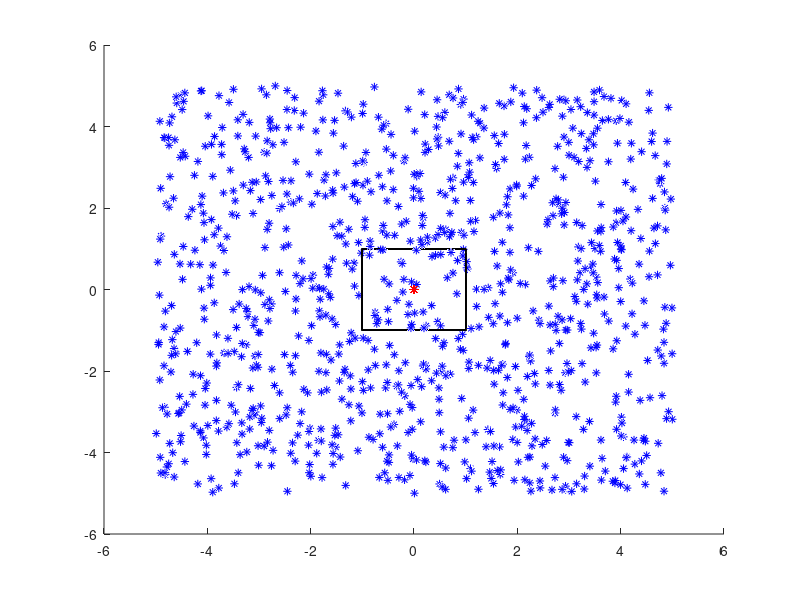

This chart was generated by the following MATLAB code: (Note: this script raises an error after producing the figure.)
function TestLinesPlanesIntersection()
    close all

    planeNormals = [1,0,0; 0,1,0; -1,0,0; 0,-1,0];
    pointsOnPlane = [-1,-1,0; -1,-1,0; 1,1,0; 1,1,0];
    
    pointCount = 1000;
    startPoint = [0,0,0];
    point1OnLineSet = repmat(startPoint,pointCount,1);
    point2OnLineSet = 10*(rand(pointCount,3)-0.5);
    
    hold on;
    plot3(point1OnLineSet(:,1),point1OnLineSet(:,2),point1OnLineSet(:,3),'r*')
    plot3(point2OnLineSet(:,1),point2OnLineSet(:,2),point2OnLineSet(:,3),'b*')
    
    % We can visualise this as follows by first creating and
    % plotting a plane, which conforms to the previously defined planePoint and planeNormal                
    [Y,Z] = meshgrid(-1:0.1:1,-2:0.1:2);
    X = repmat(1,size(Y,1),size(Y,2));
    surf(X,Y,Z);
    
    [X,Z] = meshgrid(-1:0.1:1,-2:0.1:2);
    Y = repmat(1,size(Y,1),size(Y,2));
    surf(X,Y,Z);
    
    [Y,Z] = meshgrid(-1:0.1:1,-2:0.1:2);
    X = repmat(-1,size(Y,1),size(Y,2));
    surf(X,Y,Z);
    
    [X,Z] = meshgrid(-1:0.1:1,-2:0.1:2);
    Y = repmat(-1,size(Y,1),size(Y,2));
    surf(X,Y,Z);
    
    profile clear; profile on;
    [intersectionPoints] = LinesPlanesIntersection(planeNormals,pointsOnPlane,point1OnLineSet,point2OnLineSet);
    profile off; profile viewer;

    plot3(intersectionPoints(:,1),intersectionPoints(:,2),intersectionPoints(:,3),'g*');

end           
